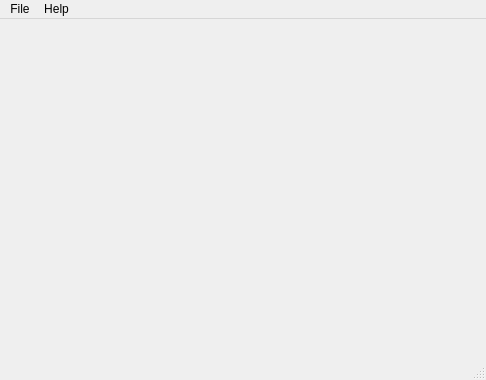
<?xml version="1.0" encoding="UTF-8"?>
<ui version="4.0">
 <class>MainWindow</class>
 <widget class="QMainWindow" name="MainWindow">
  <property name="geometry">
   <rect>
    <x>0</x>
    <y>0</y>
    <width>486</width>
    <height>380</height>
   </rect>
  </property>
  <property name="windowTitle">
   <string>MIDI Timing Master</string>
  </property>
  <widget class="QWidget" name="centralWidget"/>
  <widget class="QStatusBar" name="statusBar"/>
  <widget class="QMenuBar" name="menuBar">
   <property name="geometry">
    <rect>
     <x>0</x>
     <y>0</y>
     <width>486</width>
     <height>18</height>
    </rect>
   </property>
   <widget class="QMenu" name="menuFile">
    <property name="title">
     <string>File</string>
    </property>
    <addaction name="actionMIDI_Settings"/>
    <addaction name="actionExit"/>
   </widget>
   <widget class="QMenu" name="menuAbout">
    <property name="title">
     <string>Help</string>
    </property>
    <addaction name="actionAbout"/>
   </widget>
   <addaction name="menuFile"/>
   <addaction name="menuAbout"/>
  </widget>
  <action name="actionAbout">
   <property name="icon">
    <iconset resource="MidiTimingMaster.qrc">
     <normaloff>:/Sequencer/icons/about.png</normaloff>:/Sequencer/icons/about.png</iconset>
   </property>
   <property name="text">
    <string>About...</string>
   </property>
  </action>
  <action name="actionMIDI_Settings">
   <property name="icon">
    <iconset resource="MidiTimingMaster.qrc">
     <normaloff>:/Sequencer/icons/actionSettings.png</normaloff>:/Sequencer/icons/actionSettings.png</iconset>
   </property>
   <property name="text">
    <string>MIDI Settings</string>
   </property>
  </action>
  <action name="actionExit">
   <property name="icon">
    <iconset resource="MidiTimingMaster.qrc">
     <normaloff>:/Sequencer/icons/actionExit.png</normaloff>:/Sequencer/icons/actionExit.png</iconset>
   </property>
   <property name="text">
    <string>Exit</string>
   </property>
  </action>
 </widget>
 <layoutdefault spacing="6" margin="11"/>
 <resources>
  <include location="MidiTimingMaster.qrc"/>
 </resources>
 <connections/>
</ui>
